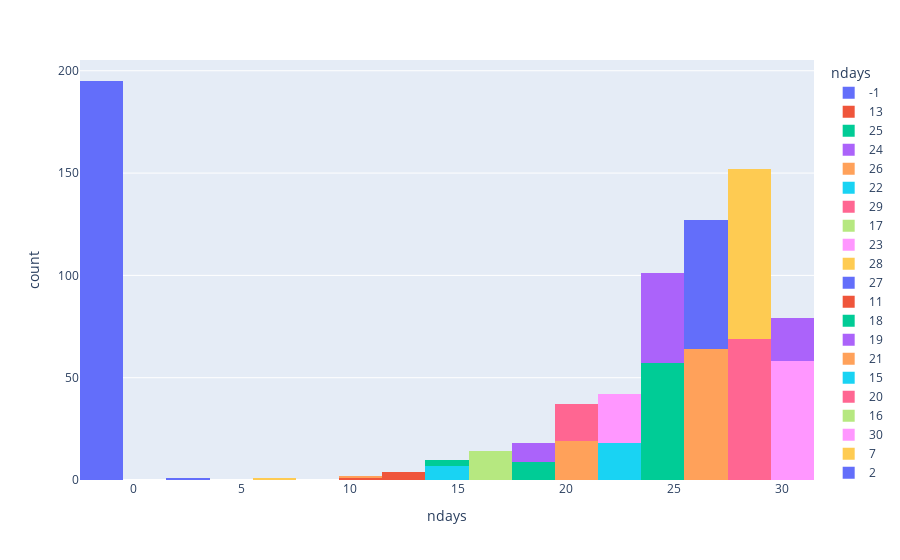

Notebook code for this chart:
### Code cell
import plotly.express as px
px.histogram(co2, x = 'ndays', color = 'ndays')

### Figure 1 — Plotly figure (JSON) as saved in the notebook; plotly's stock layout.template omitted (floating-point values rounded to 4 significant figures; data arrays with more than 128 entries replaced by an {"elided": "..."} marker saying what was removed)
{"data": [{"alignmentgroup": "True", "bingroup": "x", "hovertemplate": "ndays=%{x}<br>count=%{y}<extra></extra>", "legendgroup": "-1", "marker": {"color": "#636efa", "pattern": {"shape": ""}}, "name": "-1", "offsetgroup": "-1", "orientation": "v", "showlegend": true, "type": "histogram", "x": {"elided": "195 int values"}, "xaxis": "x", "yaxis": "y"}, {"alignmentgroup": "True", "bingroup": "x", "hovertemplate": "ndays=%{x}<br>count=%{y}<extra></extra>", "legendgroup": "13", "marker": {"color": "#EF553B", "pattern": {"shape": ""}}, "name": "13", "offsetgroup": "13", "orientation": "v", "showlegend": true, "type": "histogram", "x": [13, 13], "xaxis": "x", "yaxis": "y"}, {"alignmentgroup": "True", "bingroup": "x", "hovertemplate": "ndays=%{x}<br>count=%{y}<extra></extra>", "legendgroup": "25", "marker": {"color": "#00cc96", "pattern": {"shape": ""}}, "name": "25", "offsetgroup": "25", "orientation": "v", "showlegend": true, "type": "histogram", "x": [25, 25, 25, 25, 25, 25, 25, 25, 25, 25, 25, 25, 25, 25, 25, 25, 25, 25, 25, 25, 25, 25, 25, 25, 25, 25, 25, 25, 25, 25, 25, 25, 25, 25, 25, 25, 25, 25, 25, 25, 25, 25, 25, 25, 25, 25, 25, 25, 25, 25, 25, 25, 25, 25, 25, 25, 25], "xaxis": "x", "yaxis": "y"}, {"alignmentgroup": "True", "bingroup": "x", "hovertemplate": "ndays=%{x}<br>count=%{y}<extra></extra>", "legendgroup": "24", "marker": {"color": "#ab63fa", "pattern": {"shape": ""}}, "name": "24", "offsetgroup": "24", "orientation": "v", "showlegend": true, "type": "histogram", "x": [24, 24, 24, 24, 24, 24, 24, 24, 24, 24, 24, 24, 24, 24, 24, 24, 24, 24, 24, 24, 24, 24, 24, 24, 24, 24, 24, 24, 24, 24, 24, 24, 24, 24, 24, 24, 24, 24, 24, 24, 24, 24, 24, 24], "xaxis": "x", "yaxis": "y"}, {"alignmentgroup": "True", "bingroup": "x", "hovertemplate": "ndays=%{x}<br>count=%{y}<extra></extra>", "legendgroup": "26", "marker": {"color": "#FFA15A", "pattern": {"shape": ""}}, "name": "26", "offsetgroup": "26", "orientation": "v", "showlegend": true, "type": "histogram", "x": [26, 26, 26, 26, 26, 26, 26, 26, 26, 26, 26, 26, 26, 26, 26, 26, 26, 26, 26, 26, 26, 26, 26, 26, 26, 26, 26, 26, 26, 26, 26, 26, 26, 26, 26, 26, 26, 26, 26, 26, 26, 26, 26, 26, 26, 26, 26, 26, 26, 26, 26, 26, 26, 26, 26, 26, 26, 26, 26, 26, 26, 26, 26, 26], "xaxis": "x", "yaxis": "y"}, {"alignmentgroup": "True", "bingroup": "x", "hovertemplate": "ndays=%{x}<br>count=%{y}<extra></extra>", "legendgroup": "22", "marker": {"color": "#19d3f3", "pattern": {"shape": ""}}, "name": "22", "offsetgroup": "22", "orientation": "v", "showlegend": true, "type": "histogram", "x": [22, 22, 22, 22, 22, 22, 22, 22, 22, 22, 22, 22, 22, 22, 22, 22, 22, 22], "xaxis": "x", "yaxis": "y"}, {"alignmentgroup": "True", "bingroup": "x", "hovertemplate": "ndays=%{x}<br>count=%{y}<extra></extra>", "legendgroup": "29", "marker": {"color": "#FF6692", "pattern": {"shape": ""}}, "name": "29", "offsetgroup": "29", "orientation": "v", "showlegend": true, "type": "histogram", "x": [29, 29, 29, 29, 29, 29, 29, 29, 29, 29, 29, 29, 29, 29, 29, 29, 29, 29, 29, 29, 29, 29, 29, 29, 29, 29, 29, 29, 29, 29, 29, 29, 29, 29, 29, 29, 29, 29, 29, 29, 29, 29, 29, 29, 29, 29, 29, 29, 29, 29, 29, 29, 29, 29, 29, 29, 29, 29, 29, 29, 29, 29, 29, 29, 29, 29, 29, 29, 29], "xaxis": "x", "yaxis": "y"}, {"alignmentgroup": "True", "bingroup": "x", "hovertemplate": "ndays=%{x}<br>count=%{y}<extra></extra>", "legendgroup": "17", "marker": {"color": "#B6E880", "pattern": {"shape": ""}}, "name": "17", "offsetgroup": "17", "orientation": "v", "showlegend": true, "type": "histogram", "x": [17, 17, 17, 17, 17, 17, 17, 17, 17], "xaxis": "x", "yaxis": "y"}, {"alignmentgroup": "True", "bingroup": "x", "hovertemplate": "ndays=%{x}<br>count=%{y}<extra></extra>", "legendgroup": "23", "marker": {"color": "#FF97FF", "pattern": {"shape": ""}}, "name": "23", "offsetgroup": "23", "orientation": "v", "showlegend": true, "type": "histogram", "x": [23, 23, 23, 23, 23, 23, 23, 23, 23, 23, 23, 23, 23, 23, 23, 23, 23, 23, 23, 23, 23, 23, 23, 23], "xaxis": "x", "yaxis": "y"}, {"alignmentgroup": "True", "bingroup": "x", "hovertemplate": "ndays=%{x}<br>count=%{y}<extra></extra>", "legendgroup": "28", "marker": {"color": "#FECB52", "pattern": {"shape": ""}}, "name": "28", "offsetgroup": "28", "orientation": "v", "showlegend": true, "type": "histogram", "x": [28, 28, 28, 28, 28, 28, 28, 28, 28, 28, 28, 28, 28, 28, 28, 28, 28, 28, 28, 28, 28, 28, 28, 28, 28, 28, 28, 28, 28, 28, 28, 28, 28, 28, 28, 28, 28, 28, 28, 28, 28, 28, 28, 28, 28, 28, 28, 28, 28, 28, 28, 28, 28, 28, 28, 28, 28, 28, 28, 28, 28, 28, 28, 28, 28, 28, 28, 28, 28, 28, 28, 28, 28, 28, 28, 28, 28, 28, 28, 28, 28, 28, 28], "xaxis": "x", "yaxis": "y"}, {"alignmentgroup": "True", "bingroup": "x", "hovertemplate": "ndays=%{x}<br>count=%{y}<extra></extra>", "legendgroup": "27", "marker": {"color": "#636efa", "pattern": {"shape": ""}}, "name": "27", "offsetgroup": "27", "orientation": "v", "showlegend": true, "type": "histogram", "x": [27, 27, 27, 27, 27, 27, 27, 27, 27, 27, 27, 27, 27, 27, 27, 27, 27, 27, 27, 27, 27, 27, 27, 27, 27, 27, 27, 27, 27, 27, 27, 27, 27, 27, 27, 27, 27, 27, 27, 27, 27, 27, 27, 27, 27, 27, 27, 27, 27, 27, 27, 27, 27, 27, 27, 27, 27, 27, 27, 27, 27, 27, 27], "xaxis": "x", "yaxis": "y"}, {"alignmentgroup": "True", "bingroup": "x", "hovertemplate": "ndays=%{x}<br>count=%{y}<extra></extra>", "legendgroup": "11", "marker": {"color": "#EF553B", "pattern": {"shape": ""}}, "name": "11", "offsetgroup": "11", "orientation": "v", "showlegend": true, "type": "histogram", "x": [11], "xaxis": "x", "yaxis": "y"}, {"alignmentgroup": "True", "bingroup": "x", "hovertemplate": "ndays=%{x}<br>count=%{y}<extra></extra>", "legendgroup": "18", "marker": {"color": "#00cc96", "pattern": {"shape": ""}}, "name": "18", "offsetgroup": "18", "orientation": "v", "showlegend": true, "type": "histogram", "x": [18, 18, 18, 18, 18, 18, 18, 18, 18], "xaxis": "x", "yaxis": "y"}, {"alignmentgroup": "True", "bingroup": "x", "hovertemplate": "ndays=%{x}<br>count=%{y}<extra></extra>", "legendgroup": "19", "marker": {"color": "#ab63fa", "pattern": {"shape": ""}}, "name": "19", "offsetgroup": "19", "orientation": "v", "showlegend": true, "type": "histogram", "x": [19, 19, 19, 19, 19, 19, 19, 19, 19], "xaxis": "x", "yaxis": "y"}, {"alignmentgroup": "True", "bingroup": "x", "hovertemplate": "ndays=%{x}<br>count=%{y}<extra></extra>", "legendgroup": "21", "marker": {"color": "#FFA15A", "pattern": {"shape": ""}}, "name": "21", "offsetgroup": "21", "orientation": "v", "showlegend": true, "type": "histogram", "x": [21, 21, 21, 21, 21, 21, 21, 21, 21, 21, 21, 21, 21, 21, 21, 21, 21, 21, 21], "xaxis": "x", "yaxis": "y"}, {"alignmentgroup": "True", "bingroup": "x", "hovertemplate": "ndays=%{x}<br>count=%{y}<extra></extra>", "legendgroup": "15", "marker": {"color": "#19d3f3", "pattern": {"shape": ""}}, "name": "15", "offsetgroup": "15", "orientation": "v", "showlegend": true, "type": "histogram", "x": [15, 15, 15, 15, 15, 15, 15], "xaxis": "x", "yaxis": "y"}, {"alignmentgroup": "True", "bingroup": "x", "hovertemplate": "ndays=%{x}<br>count=%{y}<extra></extra>", "legendgroup": "20", "marker": {"color": "#FF6692", "pattern": {"shape": ""}}, "name": "20", "offsetgroup": "20", "orientation": "v", "showlegend": true, "type": "histogram", "x": [20, 20, 20, 20, 20, 20, 20, 20, 20, 20, 20, 20, 20, 20, 20, 20, 20, 20], "xaxis": "x", "yaxis": "y"}, {"alignmentgroup": "True", "bingroup": "x", "hovertemplate": "ndays=%{x}<br>count=%{y}<extra></extra>", "legendgroup": "16", "marker": {"color": "#B6E880", "pattern": {"shape": ""}}, "name": "16", "offsetgroup": "16", "orientation": "v", "showlegend": true, "type": "histogram", "x": [16, 16, 16, 16, 16], "xaxis": "x", "yaxis": "y"}, {"alignmentgroup": "True", "bingroup": "x", "hovertemplate": "ndays=%{x}<br>count=%{y}<extra></extra>", "legendgroup": "30", "marker": {"color": "#FF97FF", "pattern": {"shape": ""}}, "name": "30", "offsetgroup": "30", "orientation": "v", "showlegend": true, "type": "histogram", "x": [30, 30, 30, 30, 30, 30, 30, 30, 30, 30, 30, 30, 30, 30, 30, 30, 30, 30, 30, 30, 30, 30, 30, 30, 30, 30, 30, 30, 30, 30, 30, 30, 30, 30, 30, 30, 30, 30, 30, 30, 30, 30, 30, 30, 30, 30, 30, 30, 30, 30, 30, 30, 30, 30, 30, 30, 30, 30], "xaxis": "x", "yaxis": "y"}, {"alignmentgroup": "True", "bingroup": "x", "hovertemplate": "ndays=%{x}<br>count=%{y}<extra></extra>", "legendgroup": "7", "marker": {"color": "#FECB52", "pattern": {"shape": ""}}, "name": "7", "offsetgroup": "7", "orientation": "v", "showlegend": true, "type": "histogram", "x": [7], "xaxis": "x", "yaxis": "y"}, {"alignmentgroup": "True", "bingroup": "x", "hovertemplate": "ndays=%{x}<br>count=%{y}<extra></extra>", "legendgroup": "2", "marker": {"color": "#636efa", "pattern": {"shape": ""}}, "name": "2", "offsetgroup": "2", "orientation": "v", "showlegend": true, "type": "histogram", "x": [2], "xaxis": "x", "yaxis": "y"}, {"alignmentgroup": "True", "bingroup": "x", "hovertemplate": "ndays=%{x}<br>count=%{y}<extra></extra>", "legendgroup": "12", "marker": {"color": "#EF553B", "pattern": {"shape": ""}}, "name": "12", "offsetgroup": "12", "orientation": "v", "showlegend": true, "type": "histogram", "x": [12, 12], "xaxis": "x", "yaxis": "y"}, {"alignmentgroup": "True", "bingroup": "x", "hovertemplate": "ndays=%{x}<br>count=%{y}<extra></extra>", "legendgroup": "14", "marker": {"color": "#00cc96", "pattern": {"shape": ""}}, "name": "14", "offsetgroup": "14", "orientation": "v", "showlegend": true, "type": "histogram", "x": [14, 14, 14], "xaxis": "x", "yaxis": "y"}, {"alignmentgroup": "True", "bingroup": "x", "hovertemplate": "ndays=%{x}<br>count=%{y}<extra></extra>", "legendgroup": "31", "marker": {"color": "#ab63fa", "pattern": {"shape": ""}}, "name": "31", "offsetgroup": "31", "orientation": "v", "showlegend": true, "type": "histogram", "x": [31, 31, 31, 31, 31, 31, 31, 31, 31, 31, 31, 31, 31, 31, 31, 31, 31, 31, 31, 31, 31], "xaxis": "x", "yaxis": "y"}, {"alignmentgroup": "True", "bingroup": "x", "hovertemplate": "ndays=%{x}<br>count=%{y}<extra></extra>", "legendgroup": "10", "marker": {"color": "#FFA15A", "pattern": {"shape": ""}}, "name": "10", "offsetgroup": "10", "orientation": "v", "showlegend": true, "type": "histogram", "x": [10], "xaxis": "x", "yaxis": "y"}], "layout": {"barmode": "relative", "legend": {"title": {"text": "ndays"}, "tracegroupgap": 0}, "margin": {"t": 60}, "xaxis": {"anchor": "y", "categoryarray": [-1, 13, 25, 24, 26, 22, 29, 17, 23, 28, 27, 11, 18, 19, 21, 15, 20, 16, 30, 7, 2, 12, 14, 31, 10], "categoryorder": "array", "domain": [0, 1], "title": {"text": "ndays"}}, "yaxis": {"anchor": "x", "domain": [0, 1], "title": {"text": "count"}}}}
